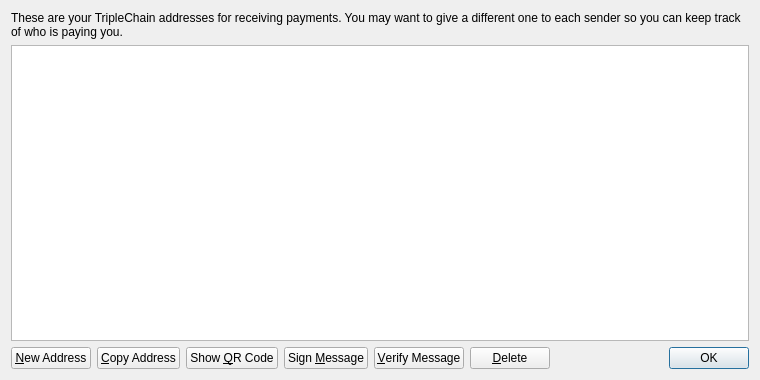
<?xml version="1.0" encoding="UTF-8"?>
<ui version="4.0">
 <class>AddressBookPage</class>
 <widget class="QWidget" name="AddressBookPage">
  <property name="geometry">
   <rect>
    <x>0</x>
    <y>0</y>
    <width>760</width>
    <height>380</height>
   </rect>
  </property>
  <property name="windowTitle">
   <string>Address Book</string>
  </property>
  <layout class="QVBoxLayout" name="verticalLayout">
   <item>
    <widget class="QLabel" name="labelExplanation">
     <property name="text">
      <string>These are your TripleChain addresses for receiving payments. You may want to give a different one to each sender so you can keep track of who is paying you.</string>
     </property>
     <property name="textFormat">
      <enum>Qt::PlainText</enum>
     </property>
     <property name="wordWrap">
      <bool>true</bool>
     </property>
    </widget>
   </item>
   <item>
    <widget class="QTableView" name="tableView">
     <property name="contextMenuPolicy">
      <enum>Qt::CustomContextMenu</enum>
     </property>
     <property name="toolTip">
      <string>Double-click to edit address or label</string>
     </property>
     <property name="tabKeyNavigation">
      <bool>false</bool>
     </property>
     <property name="selectionMode">
      <enum>QAbstractItemView::SingleSelection</enum>
     </property>
     <property name="selectionBehavior">
      <enum>QAbstractItemView::SelectRows</enum>
     </property>
     <property name="sortingEnabled">
      <bool>true</bool>
     </property>
     <attribute name="verticalHeaderVisible">
      <bool>false</bool>
     </attribute>
    </widget>
   </item>
   <item>
    <layout class="QHBoxLayout" name="horizontalLayout">
     <item>
      <widget class="QPushButton" name="newAddressButton">
       <property name="toolTip">
        <string>Create a new address</string>
       </property>
       <property name="text">
        <string>&amp;New Address</string>
       </property>
      </widget>
     </item>
     <item>
      <widget class="QPushButton" name="copyToClipboard">
       <property name="toolTip">
        <string>Copy the currently selected address to the system clipboard</string>
       </property>
       <property name="text">
        <string>&amp;Copy Address</string>
       </property>
      </widget>
     </item>
     <item>
      <widget class="QPushButton" name="showQRCode">
       <property name="text">
        <string>Show &amp;QR Code</string>
       </property>
      </widget>
     </item>
     <item>
      <widget class="QPushButton" name="signMessage">
       <property name="toolTip">
        <string>Sign a message to prove you own an TripleChain address</string>
       </property>
       <property name="text">
        <string>Sign &amp;Message</string>
       </property>
      </widget>
     </item>
     <item>
      <widget class="QPushButton" name="verifyMessage">
       <property name="toolTip">
        <string>Verify a message to ensure it was signed with a specified TripleChain address</string>
       </property>
       <property name="text">
        <string>&amp;Verify Message</string>
       </property>
      </widget>
     </item>
     <item>
      <widget class="QPushButton" name="deleteButton">
       <property name="toolTip">
        <string>Delete the currently selected address from the list</string>
       </property>
       <property name="text">
        <string>&amp;Delete</string>
       </property>
      </widget>
     </item>
     <item>
      <spacer name="horizontalSpacer">
       <property name="orientation">
        <enum>Qt::Horizontal</enum>
       </property>
       <property name="sizeHint" stdset="0">
        <size>
         <width>40</width>
         <height>20</height>
        </size>
       </property>
      </spacer>
     </item>
     <item>
      <widget class="QDialogButtonBox" name="buttonBox">
       <property name="sizePolicy">
        <sizepolicy hsizetype="Maximum" vsizetype="Fixed">
         <horstretch>0</horstretch>
         <verstretch>0</verstretch>
        </sizepolicy>
       </property>
       <property name="standardButtons">
        <set>QDialogButtonBox::Ok</set>
       </property>
      </widget>
     </item>
    </layout>
   </item>
  </layout>
 </widget>
 <resources>
  <include location="../triplechain.qrc"/>
 </resources>
 <connections/>
</ui>
